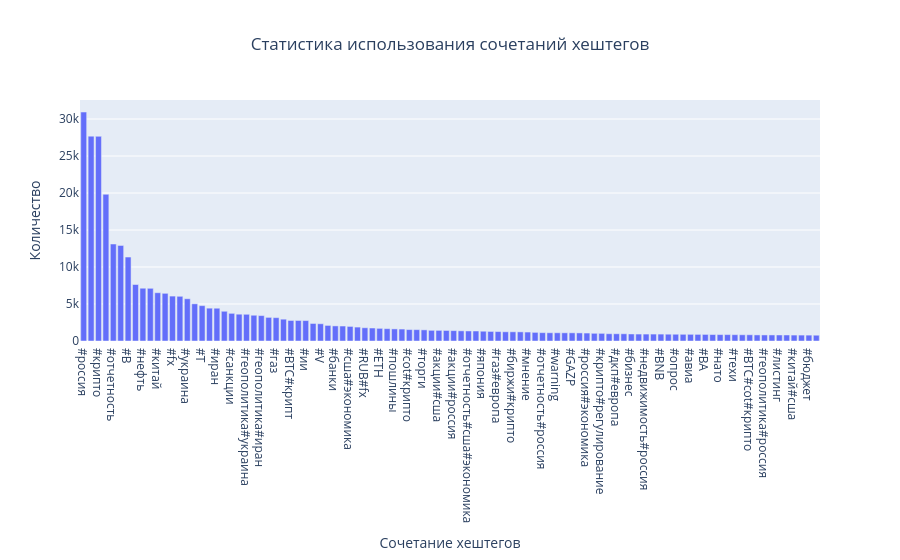

Write notebook code for a chart like this one.
### Code cell
# Построение графика
count_bar = 100                                                                      
# Инициализация полотна
fig_col = go.Figure(data=go.Bar(x=list(dict_tags_comb.keys())[:count_bar],
                                y=list(dict_tags_comb.values())[:count_bar]))
# Размер полотна
fig_col.update_layout(autosize = True)
# Заголовок диаграммы
fig_col.update_layout(title=f"Статистика использования сочетаний хештегов",
                        title_x=0.5, # Расположение посередине
                        xaxis_title='Сочетание хештегов', # Подпись Х
                        yaxis_title='Количество') # Подпись Y
# fig_col.show('png')
fig_col.show()

### Figure 1 — Plotly figure (JSON) as saved in the notebook; plotly's stock layout.template omitted (floating-point values rounded to 4 significant figures)
{"data": [{"type": "bar", "x": ["#россия", "#крипт", "#крипто", "#сша", "#отчетность", "#геополитика", "#B", "#BTC", "#нефть", "#акции", "#китай", "#европа", "#fx", "#прогноз", "#украина", "#A", "#T", "#M", "#иран", "#рынки", "#санкции", "#event", "#геополитика#украина", "#сп", "#геополитика#иран", "#C", "#газ", "#россия#санкции", "#BTC#крипт", "#BTC#крипто", "#ии", "#U", "#V", "#авто", "#банки", "#F", "#сша#экономика", "#RUB", "#RUB#fx", "#нефть#россия", "#ETH", "#ipo", "#пошлины", "#бонды", "#cot#крипто", "#золото", "#торги", "#X", "#акции#сша", "#обзор", "#акции#россия", "#трамп", "#отчетность#сша#экономика", "#британия", "#япония", "#fx#россия", "#газ#европа", "#TSLA", "#биржи#крипто", "#торговыевойны", "#мнение", "#спг", "#отчетность#россия", "#etf#крипто", "#warning", "#MS", "#GAZP", "#пошлины#сша", "#россия#экономика", "#крипто#обзор", "#крипто#регулирование", "#россия#сша", "#дкп#европа", "#корпораты#крипто", "#бизнес", "#USD", "#недвижимость#россия", "#сша#торговыевойны", "#BNB", "#AA", "#опрос", "#W", "#авиа", "#дкп#сша", "#BA", "#офз", "#нато", "#дкп#россия", "#техи", "#BTC#cot#крипт", "#BTC#cot#крипто", "#крипто#россия", "#геополитика#россия", "#XRP", "#листинг", "#крипто#макро", "#китай#сша", "#AAPL", "#бюджет", "#крипто#прогноз"], "y": [30945, 27689, 27665, 19831, 13111, 12913, 11350, 7635, 7132, 7122, 6527, 6445, 6070, 6041, 5710, 5027, 4778, 4438, 4429, 4018, 3739, 3624, 3610, 3482, 3435, 3192, 3156, 2949, 2775, 2773, 2761, 2370, 2332, 2106, 2041, 2023, 1970, 1880, 1790, 1754, 1709, 1667, 1636, 1614, 1545, 1535, 1505, 1442, 1437, 1425, 1403, 1374, 1357, 1351, 1321, 1292, 1275, 1245, 1243, 1235, 1210, 1165, 1126, 1114, 1112, 1107, 1106, 1094, 1075, 1040, 1033, 982, 978, 976, 950, 940, 936, 936, 933, 919, 914, 905, 903, 893, 890, 871, 866, 863, 854, 842, 841, 822, 819, 818, 815, 812, 801, 799, 794, 781]}], "layout": {"autosize": true, "title": {"text": "Статистика использования сочетаний хештегов", "x": 0.5}, "xaxis": {"title": {"text": "Сочетание хештегов"}}, "yaxis": {"title": {"text": "Количество"}}}}
